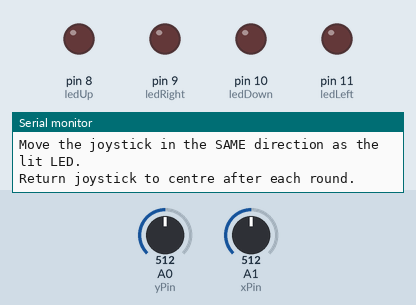
This sketch was run on a simulated Arduino Uno, built with avr-gcc and run on an emulated ATmega328P. Shown: output pins drawn as LEDs (lit = HIGH), the last lines printed to the serial monitor. The inputs (shaded band) are chosen by the test bench; at power-on: A1 (xPin) = 512, A0 (yPin) = 512. Random numbers use the default seed unless the sketch sets one.

Above: at 1.2 s.
1.3 s: A1 (xPin) set to 782
At 3.0 s:
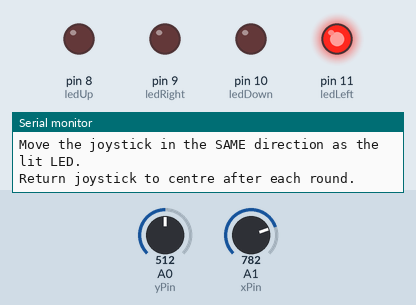
3.4 s: A1 (xPin) set to 809
At 4.6 s:
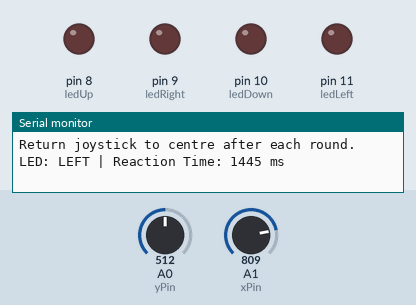
4.9 s: A1 (xPin) set to 661
7.4 s: A1 (xPin) set to 634
At 9.5 s:
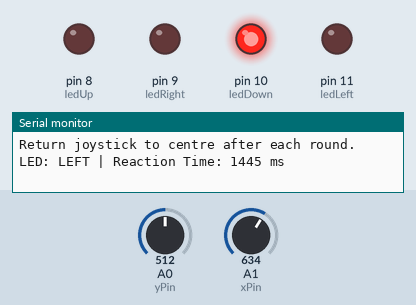
10.2 s: A0 (yPin) set to 313
11.7 s: A0 (yPin) set to 287
At 12.2 s:
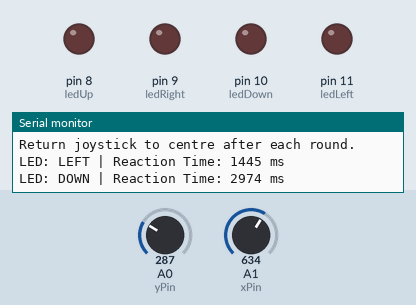
Timing chart, 0 to 14.2 s (numbered marks = the images above; inputs shaded):
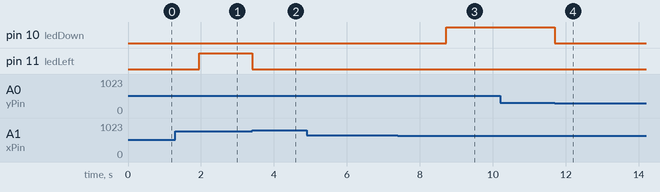

The sketch:

sketch.ino
```cpp
int xPin = A1;   // joystick horizontal
int yPin = A0;   // joystick vertical

int ledUp = 8;
int ledRight = 9;
int ledDown = 10;
int ledLeft = 11;

int xValue = 0;
int yValue = 0;

// Thresholds based on your current working setup
const int upThreshold = 700;
const int downThreshold = 300;
const int rightThreshold = 300;
const int leftThreshold = 800;

// Centre zone so the joystick must be released before next round
const int centreXLow = 400;
const int centreXHigh = 650;
const int centreYLow = 400;
const int centreYHigh = 650;

enum Direction {
  NONE,
  UP,
  RIGHT,
  DOWN,
  LEFT
};

void setup() {
  pinMode(ledUp, OUTPUT);
  pinMode(ledRight, OUTPUT);
  pinMode(ledDown, OUTPUT);
  pinMode(ledLeft, OUTPUT);

  Serial.begin(9600);
  randomSeed(analogRead(A5)); // randomiser for LED choice

  allLedsOff();

  Serial.println("Reaction Time Game Started!");
  Serial.println("Move the joystick in the SAME direction as the lit LED.");
  Serial.println("Return joystick to centre after each round.");
  Serial.println();
}

void loop() {
  // Wait until joystick is centred before starting a new round
  waitForCentre();

  // Small random delay so the player cannot predict the start
  long waitTime = random(1000, 3001);
  delay(waitTime);

  // Pick a random direction from 1 to 4
  Direction target = (Direction)random(1, 5);

  // Light the correct LED
  lightDirection(target);

  // Start timing
  unsigned long startTime = millis();

  // Wait until the player gives the correct joystick input
  while (true) {
    Direction input = readJoystickDirection();

    if (input == target) {
      unsigned long reactionTime = millis() - startTime;

      allLedsOff();

      Serial.print("LED: ");
      Serial.print(directionToText(target));
      Serial.print(" | Reaction Time: ");
      Serial.print(reactionTime);
      Serial.println(" ms");
      Serial.println();

      break;
    }
  }

  // Wait until joystick returns to centre before next round
  waitForCentre();

  delay(300); // short pause before next round
}

Direction readJoystickDirection() {
  xValue = analogRead(xPin);
  yValue = analogRead(yPin);

  if (yValue > upThreshold) {
    return UP;
  }
  if (yValue < downThreshold) {
    return DOWN;
  }
  if (xValue < rightThreshold) {
    return RIGHT;
  }
  if (xValue > leftThreshold) {
    return LEFT;
  }

  return NONE;
}

bool isJoystickCentred() {
  xValue = analogRead(xPin);
  yValue = analogRead(yPin);

  return (xValue >= centreXLow && xValue <= centreXHigh &&
          yValue >= centreYLow && yValue <= centreYHigh);
}

void waitForCentre() {
  while (!isJoystickCentred()) {
    allLedsOff();
  }
}

void lightDirection(Direction dir) {
  allLedsOff();

  if (dir == UP) {
    digitalWrite(ledUp, HIGH);
  } else if (dir == RIGHT) {
    digitalWrite(ledRight, HIGH);
  } else if (dir == DOWN) {
    digitalWrite(ledDown, HIGH);
  } else if (dir == LEFT) {
    digitalWrite(ledLeft, HIGH);
  }
}

void allLedsOff() {
  digitalWrite(ledUp, LOW);
  digitalWrite(ledRight, LOW);
  digitalWrite(ledDown, LOW);
  digitalWrite(ledLeft, LOW);
}

const char* directionToText(Direction dir) {
  if (dir == UP) return "UP";
  if (dir == RIGHT) return "RIGHT";
  if (dir == DOWN) return "DOWN";
  if (dir == LEFT) return "LEFT";
  return "NONE";
}
```

Measured:
- the behaviour switches between 800 and 801 on A1 (xPin) (found by bisection; images 1 and 2)
- the behaviour switches between 651 and 650 on A1 (xPin) (found by bisection; images 2 and 3)
- the behaviour switches between 300 and 299 on A0 (yPin) (found by bisection; images 3 and 4)
- after the input at 3.4 s, pin 11 (ledLeft): HIGH → LOW at once
- after the input at 4.9 s, every drawn part: stays the same
- after the input at 7.4 s, pin 10 (ledDown): LOW → HIGH after 1.3 s
- after the input at 10.2 s, every drawn part: stays the same
- after the input at 11.7 s, pin 10 (ledDown): HIGH → LOW at once
